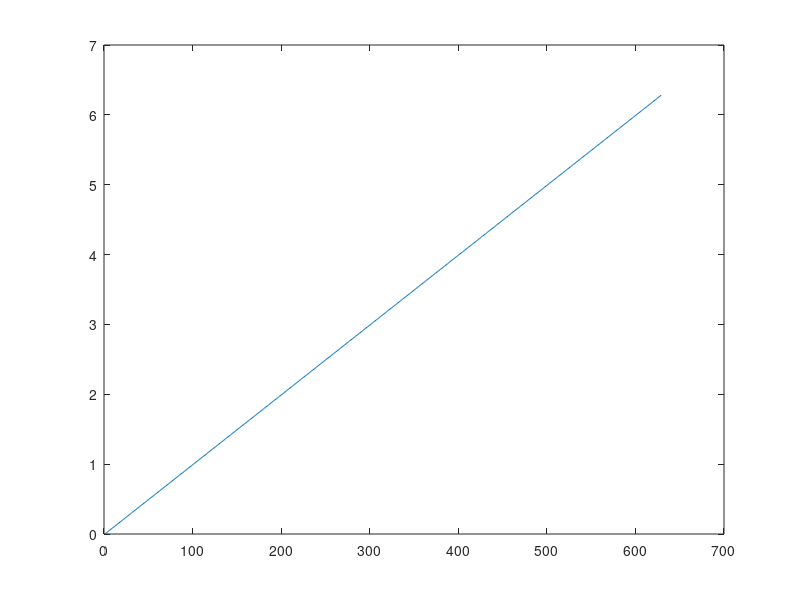

Reproduce this figure in MATLAB. (Note: this script raises an error after producing the figure.)
function [] = angle_test()
t = 0:0.01:2*pi;
a = cos(t);
b = cos(t+2*pi/3);
c = cos(t-2*pi/3);

ksin = (a-b-c)./2;
kcos = (b-c)./(2*sin(pi/3));
kang = mod(atan2(ksin,kcos)-pi/2,2*pi);

plot(kang);
kkang = zeros(1,length(t));
time = zeros(1,length(t));
%temp  = c-a;
%temp1 = b-a

%temp = a-b;
%temp1 = c-b;

%temp = a-c;
%temp1 = b-c;
for i=1:length(t)
   if temp(i)>0 && temp1(i)>0
       time(i) = 1;
   end
   % for GND A
   %kkang(i) = -atan2((-(temp(i)+temp1(i))/(cos(pi/6))),(temp(i)-temp1(i))/(sin(pi/6)))+pi/2;

   % for GND B
   kkang(i) = -atan2((temp(i)-sin(pi/6)*temp1(i))/(cos(pi/6)),temp1(i))+pi/2;

   % for GND C
   % kkang(i) = -atan2((temp(i)-sin(pi/6)*temp1(i))/(sqrt(3)*cos(pi/6)),temp1(i)/-sqrt(3))+pi/2;

end

figure
plot(kkang)
hold on 
plot(time)
plot(temp)
plot(temp1)
%xlim([258 368])




